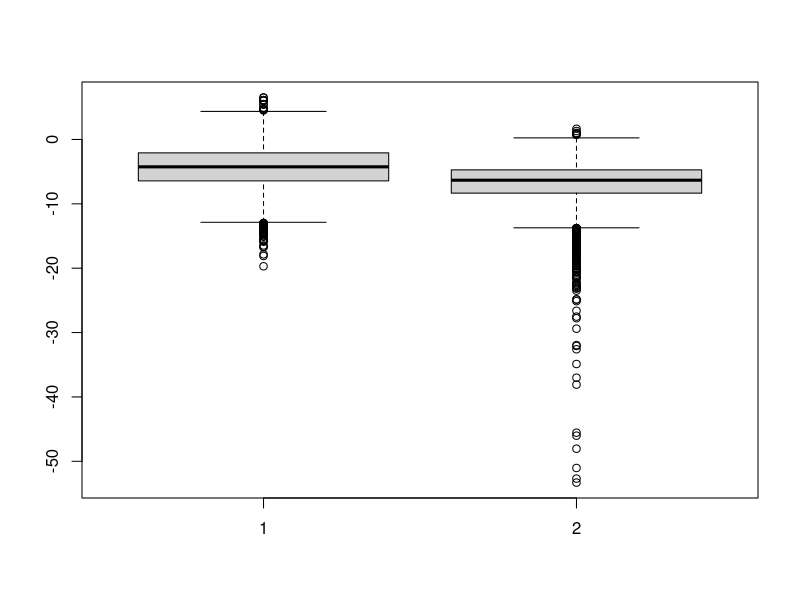

This chart was generated by the following R code:
#### RESULTS ####
out_fake <- read.csv("output_fake.csv")
out_real <- read.csv("output_real.csv")
out_real_nowm <- read.csv("output_real_nowm.csv")

length(out_fake[out_fake$logit>0,]$logit)/length(out_fake$logit)
length(out_real[out_real$logit>0,]$logit)/length(out_real$logit)
length(out_real_nowm[out_real_nowm$logit>0,]$logit)/length(out_real_nowm$logit)


mean(out_fake$logit)
mean(out_real$logit)

head(out_fake)
head(out_real)

boxplot(out_fake$logit, out_real$logit)

